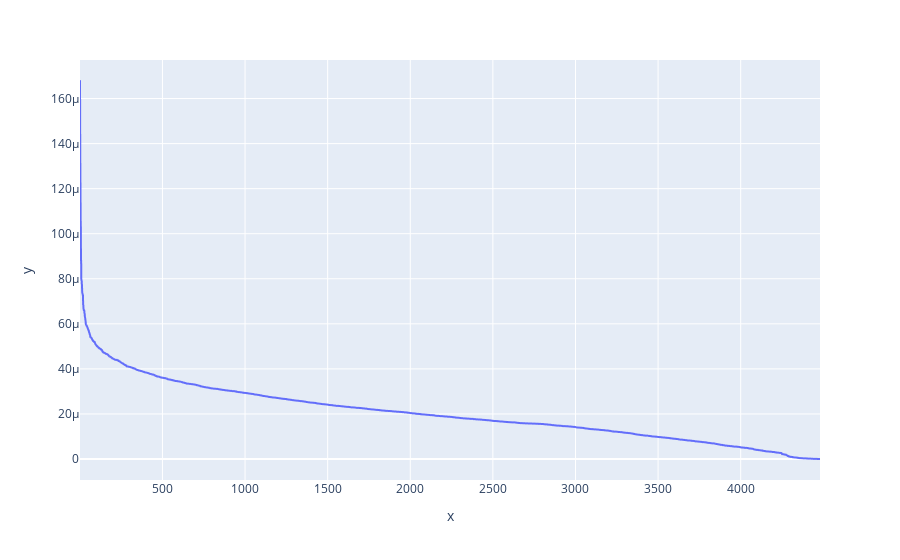

Write notebook code for a chart like this one.
### Code cell
def kneed_tune_eps_hyperparam(df, n_neighbors) :
    # Nearestneighbors model
    nbrs = NearestNeighbors(n_neighbors=neighbors, metric="haversine").fit(df)

    # get distance
    distances, indices = nbrs.kneighbors(df)

    # distance in desc order
    distance_desc = sorted(distances[:,neighbors-1], reverse=True)

    # search elbow
    kneedle = KneeLocator(range(1,len(distance_desc)+1),  #x values
                      distance_desc, # y values
                      S=1.0, #parameter suggested from paper
                      curve="convex", #parameter from figure
                      direction="decreasing") #parameter from figure

    # eps elbow
    eps_elbow = kneedle.knee_y

    ## eps elbow in meter
    eps_elbow_m = eps_in_meters(eps_elbow)
    display(f"neighbors: {n_neighbors}, eps elbow (m): {eps_elbow_m}")

    # plot
    display(px.line(x=list(range(1,len(distance_desc )+1)),y= distance_desc))
    display(kneedle.plot_knee_normalized())

    # return 
    return eps_elbow_m
    

## RUN
neighbors = 5
eps_elbow_m = kneed_tune_eps_hyperparam(accidents_for_model, neighbors)

### Figure 1 — Plotly figure (JSON) as saved in the notebook; plotly's stock layout.template omitted (floating-point values rounded to 4 significant figures; data arrays with more than 128 entries replaced by an {"elided": "..."} marker saying what was removed)
{"data": [{"hovertemplate": "x=%{x}<br>y=%{y}<extra></extra>", "legendgroup": "", "line": {"color": "#636efa", "dash": "solid"}, "marker": {"symbol": "circle"}, "mode": "lines", "name": "", "showlegend": false, "type": "scattergl", "x": {"elided": "4480 int values"}, "xaxis": "x", "y": {"elided": "4480 float values"}, "yaxis": "y"}], "layout": {"legend": {"tracegroupgap": 0}, "margin": {"t": 60}, "xaxis": {"anchor": "y", "domain": [0, 1], "title": {"text": "x"}}, "yaxis": {"anchor": "x", "domain": [0, 1], "title": {"text": "y"}}}}
